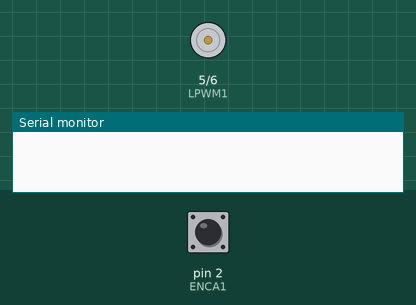
Simulated run of this sketch. Board: Arduino Uno, built with avr-gcc and run on an emulated ATmega328P. Shown: motor-driver pin pairs drawn as motors (green arrow = first pin HIGH = forward, orange = second pin HIGH = backward, longer = more drive), the last lines printed to the serial monitor. The test bench sets the inputs (shaded band); at power-on: pin 2 (ENCA1) HIGH.

Above: at 0.03 s.
At 1.67 s:
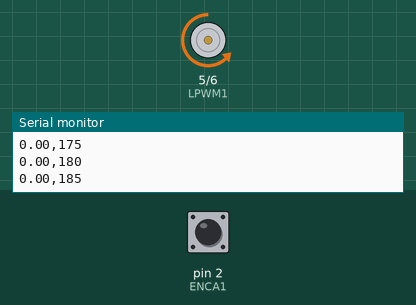
At 3.32 s:
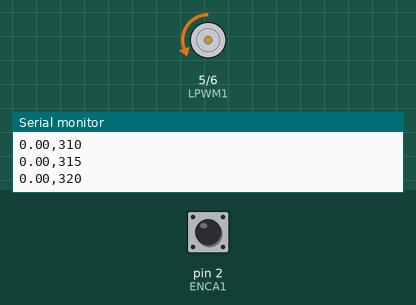
At 7.1 s:
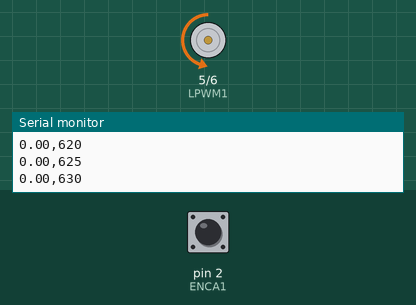
Timing chart, 0 to 7.4 s (numbered marks = the images above):
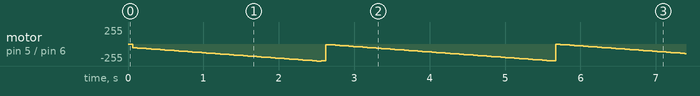

The sketch:

Ramp_Signal.ino
```cpp
// UJI RPM MOTOR DENGAN SINYAL STEP
int PWM;
#define RPWM1 6
#define LPWM1 5
#define ENCA1 2
#define ENCB1 3
long encoderPosition = 0;

float rpm;
unsigned long currentMillis, previousMillis;

float old_rot_speed = 0;
float new_rot_speed = 0;
volatile long previousEncoder = 0;
volatile long currentEncoder;
int pwm1 = 50;
int data = 0;

const int ppr = 7; //define number of pulses in one round of encoder
const float GR = 1 / 19.2; //gear ratio
const float R = 0.538048496; //load (omniwheel) ratio

float rot_speed;           //rotating speed in rad/s
int interval = 60; //choose interval is 1 second (1000 milliseconds)

void setup() {
  pinMode (ENCA1, INPUT);
  pinMode (ENCB1, INPUT);

  pinMode(RPWM1, OUTPUT);
  pinMode(LPWM1, OUTPUT);

  digitalWrite(ENCA1, HIGH);
  digitalWrite(ENCB1, HIGH);


  attachInterrupt(digitalPinToInterrupt(ENCA1), readEncoder, CHANGE);
  //attachInterrupt(digitalPinToInterrupt(ENCB1), readEncoder, CHANGE);
  Serial.begin(9600);
}

void loop() {
  while (data < 200) {
    currentMillis = millis();
    currentEncoder = encoderPosition;
    if (currentMillis - previousMillis > interval) {
      rot_speed = (float)((((currentEncoder - previousEncoder) * 60) / ppr) * GR) ;
      previousMillis = currentMillis;
      previousEncoder = currentEncoder;
      new_rot_speed = rot_speed;
      old_rot_speed = new_rot_speed;
      Serial.print(new_rot_speed);
      Serial.print(",");
      pwm1 += 5;
      analogWrite(RPWM1, pwm1);
      analogWrite(LPWM1, LOW);
      Serial.println(pwm1);
      data++;
    }
  }
  analogWrite(RPWM1, LOW);
  analogWrite(LPWM1, LOW);
}


void readEncoder() {
  if (digitalRead(ENCA1) == digitalRead(ENCB1)) {
    encoderPosition--;
  } else {
    encoderPosition++;
  }
}
```
